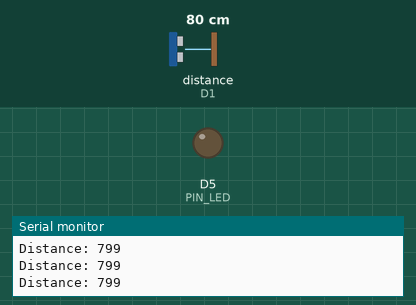
Bench run of a program on a simulated ESP8266 (NodeMCU). On the bench: output pins drawn as LEDs (lit = HIGH), the last lines printed to the serial monitor. Wiring (inferred from the names in the program): ultrasonic range finder: trigger D2; echo D1. The test bench sets the inputs (shaded band); at power-on: distance to the obstacle (sensor on D1) 80 cm. The echo pulse lasts 58.3 µs per cm; pins used as bus, display or sensor lines are not drawn.

Above: at 1.2 s.
1.3 s: distance to the obstacle (sensor on D1) set to 23 cm
2.8 s: distance to the obstacle (sensor on D1) set to 19 cm
At 3.1 s:
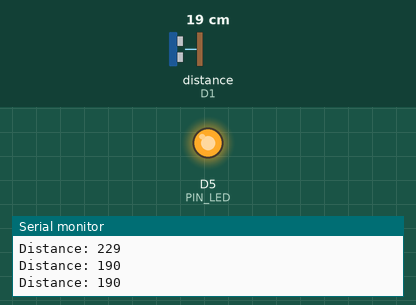
4.3 s: distance to the obstacle (sensor on D1) set to 35 cm
At 4.9 s:
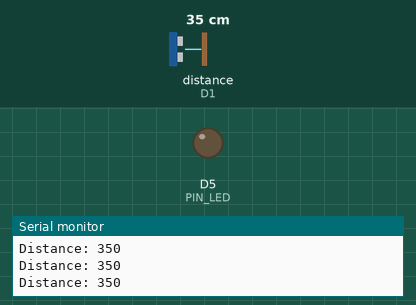
5.9 s: distance to the obstacle (sensor on D1) set to 2 cm
At 6.8 s:
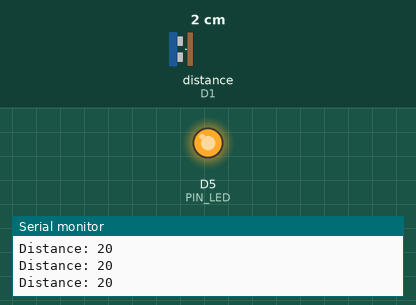
Timing chart, 0 to 8.5 s (numbered marks = the images above; inputs shaded):
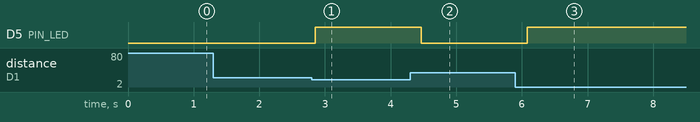

The program:

main.cpp
```cpp
#include <Arduino.h>

#define D2 4
#define D1 5
#define D5 14

#define PIN_SENSOR_TRIG D2
#define PIN_SENSOR_ECHO D1
#define PIN_LED D5

#define DISTANCE_TO_TURN_LED 200
#define DELAY 200

unsigned calcDist(){
    // Make sure trigger pin is low
    digitalWrite(PIN_SENSOR_TRIG, LOW);
    delayMicroseconds(2);

    // Send 10 ms sensor trigger
    digitalWrite(PIN_SENSOR_TRIG, HIGH);
    delayMicroseconds(10);
    digitalWrite(PIN_SENSOR_TRIG, LOW);

    // Measure the duration of the pulse sent by echo
    unsigned long duration{pulseIn(PIN_SENSOR_ECHO, HIGH)};
    return duration * 0.1715;
}

void setup() {
    pinMode(PIN_SENSOR_TRIG, OUTPUT);
    pinMode(PIN_SENSOR_ECHO, INPUT);
    pinMode(PIN_LED, OUTPUT);

    Serial.begin(9600);

}

void loop() {
    unsigned dist{calcDist()};
    digitalWrite(PIN_LED, dist < DISTANCE_TO_TURN_LED ? HIGH : LOW);
    Serial.print("Distance: ");
    Serial.println(dist);
    delay(DELAY);
}
```

Measured:
- the behaviour switches between 21 and 20 cm on distance to the obstacle (sensor on D1) (found by bisection; images 0 and 1)
- after the input at 2.8 s, D5 (PIN_LED): LOW → HIGH after 0.05 s
- after the input at 4.3 s, D5 (PIN_LED): HIGH → LOW after 0.17 s
- after the input at 5.9 s, D5 (PIN_LED): LOW → HIGH after 0.19 s
